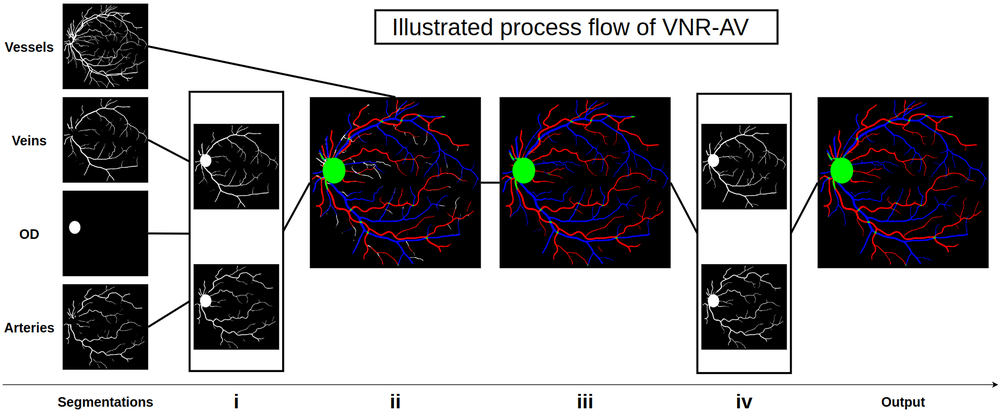
#> input picture links/VNRAVsteps.png, 1000 x 411 px, shrunk from 1871 x 769 before the run
$ python -i gapFillingAV.py   (imports and definitions only)
#> lines starting #> are read from the running program, lines starting #| are printed output that depends on the picture
import os
import sys
import cv2
import sys
import math
import tqdm
import numpy
import scipy
import skimage

def removeSmallPix(img, minPixAreaToKeep=4):
    imgCopy = numpy.copy(img)
    numLabels, labels, stats, centroids = cv2.connectedComponentsWithStats(imgCopy.astype(numpy.uint8), connectivity=8)
    for i in range(1, len(stats)):
        if stats[i, cv2.CC_STAT_AREA] <= minPixAreaToKeep:
            imgCopy[labels == i] = 0
    return imgCopy

def getMutualShortestDistancePairs(firstPList, secondPList):
    distances = scipy.spatial.distance.cdist(firstPList, secondPList, "euclidean")
    maxInt = numpy.iinfo(numpy.int32).max
    distances[distances == 0] = maxInt
    minDistIdx = numpy.argmin(distances, axis=1)
    corList = tuple(zip(numpy.arange(len(minDistIdx)),minDistIdx))
    idxValList = [a for a in corList if any((a == b[::-1]) for b in corList)]
    uniquePairsList = [pair for i, pair in enumerate(idxValList) if pair[::-1] not in idxValList[:i]]
    endPToLink = []
    for e in uniquePairsList:
        endPToLink.append([tuple(firstPList[e[0]]),tuple(firstPList[e[1]])])
    return endPToLink

def getLinePixList(p1, p2):
    x1, y1 = p1
    x2, y2 = p2

    dx = abs(x2 - x1)
    dy = abs(y2 - y1)

    if x1 < x2:
        sx = 1
    else:
        sx = -1

    if y1 < y2:
        sy = 1
    else:
        sy = -1

    err = dx - dy

    linePixList = []
    while True:
        linePixList.append((x1, y1))

        if x1 == x2 and y1 == y2:
            break

        e2 = 2 * err
        if e2 > -dy:
            err -= dy
            x1 += sx
        if e2 < dx:
            err += dx
            y1 += sy

    return linePixList

def checkBranchingConditions(pair, labels, stats, mainLabels, endPointsList, crossPointsList, statsSkeleton, skeleton):
    skeletonCopy = numpy.copy(skeleton)
    assert(len(pair) == 2)
    p1, p2 = pair

    #region does pair's elements are from a similar CC ?
    if labels[p1] == labels[p2]:
        return []
    #endregion

    #region is path length bigger than X pix ?
    pathLength = scipy.spatial.distance.pdist(pair, "chebyshev")[0]
    if pathLength > 15:
        return []

    #region is the connection angle less than 135 degree ?
    if labels[p1] != mainLabels and labels[p2] == mainLabels:
        smallestCCPix = p1
    elif labels[p1] == mainLabels and labels[p2] != mainLabels:
        smallestCCPix = p2
    #Size comparison done on img not on skeleton
    elif stats[labels[p1], cv2.CC_STAT_AREA] < stats[labels[p2], cv2.CC_STAT_AREA]:
        smallestCCPix = p1
    else:
        smallestCCPix = p2

    branchPix = numpy.argwhere(labels==labels[smallestCCPix])
    branchEndP = [(a[0],a[1]) for a in branchPix if any((a == b).all() for b in endPointsList)]
    branchcrossP = [(a[0],a[1]) for a in branchPix if any((a == b).all() for b in crossPointsList)]
    branchEndCrossP = branchEndP+branchcrossP

    branchEndCrossP = [t for t in branchEndCrossP if t not in pair]
    distances = scipy.spatial.distance.cdist([smallestCCPix], branchEndCrossP, "euclidean")
    nearest = branchEndCrossP[numpy.argmin(distances)]

    if smallestCCPix == p1:
        uniquebranchEndCrossP = pair[::-1]+[nearest]
    else:
        uniquebranchEndCrossP = pair+[nearest]

    p1, p2, p3 = uniquebranchEndCrossP #Angle in p2
    assert(p1 != p2 and p2 != p3)
    a = numpy.array([p2[0] - p1[0], p2[1] - p1[1]])
    b = numpy.array([p2[0] - p3[0], p2[1] - p3[1]])

    # Clamp to avoid out of range due to precision loss
    arg = numpy.dot(a, b)/(numpy.linalg.norm(a)*numpy.linalg.norm(b))
    arg = numpy.clip(arg, -1, 1)
    angle = round(math.degrees(math.acos(arg)))

    #acos => angle€[0;180]
    if angle < 135:
        return []
    #endregion

    #region is there already a vessel in the rebranching path ?
    linePixList = getLinePixList(p1, p2)
    linePixList.remove(p1)
    linePixList.remove(p2)

    skeletonCopy = skeletonCopy.astype(numpy.uint8)*255
    sumPath = 0
    for e in linePixList:
        sumPath += skeleton[e] #Does not work for diagonal crossing

    if sumPath > 0:
        return []
    #endregion

    return pair

def propagateBranchWidth(img, startP, kernelSize=2):
    y, x = startP
    imgCopy = numpy.copy(img)
    imgPadded = numpy.pad(imgCopy, pad_width=kernelSize, mode='constant', constant_values=0)
    y += kernelSize
    x += kernelSize
    pattern = imgPadded[x-kernelSize : x+kernelSize+1, y-kernelSize : y+kernelSize+1]
    pattern = numpy.where(pattern == 0, pattern, 255)

    rows, cols = numpy.where(imgPadded == 200)
    for r, c in zip(rows, cols):
        rMin = max(r-kernelSize, 0)
        rMax = min(r+kernelSize+1, imgPadded.shape[0])
        cMin = max(c-kernelSize, 0)
        cMax = min(c+kernelSize+1, imgPadded.shape[1])

        mask = imgPadded[rMin:rMax, cMin:cMax] != 255
        imgPadded[rMin:rMax, cMin:cMax][mask] = pattern[mask]

    imgUnPadded = imgPadded[kernelSize:-kernelSize, kernelSize:-kernelSize]
    imgUnPadded = imgUnPadded.astype(numpy.uint8)
    return imgUnPadded

def gapFilling(img):
    numLabels, labels, stats, _ = cv2.connectedComponentsWithStats(img.astype(numpy.uint8), connectivity=8)
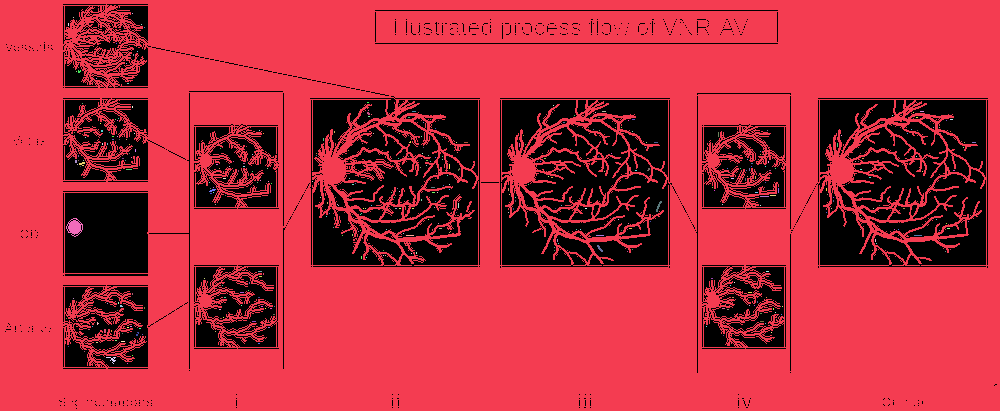
#> labels: shape (411, 1000) int32; 382 distinct labels, from 0 to 381; one colour per label, 0 black
#> numLabels = 382; stats = 382 rows, first 6: [5, 4, 992, 405, 103555], [0, 0, 1000, 411, 306520], [132, 13, 1, 1, 1], [73, 17, 1, 1, 1], [68, 23, 1, 3, 3], [141, 24, 1, 1, 1]
    mainLabels = numpy.argmax(stats[1:, cv2.CC_STAT_AREA])+1
#> mainLabels = 1
    # mainPix = numpy.argwhere(labels == mainLabels)[:, ::-1]

    skeleton = skimage.morphology.skeletonize(img)
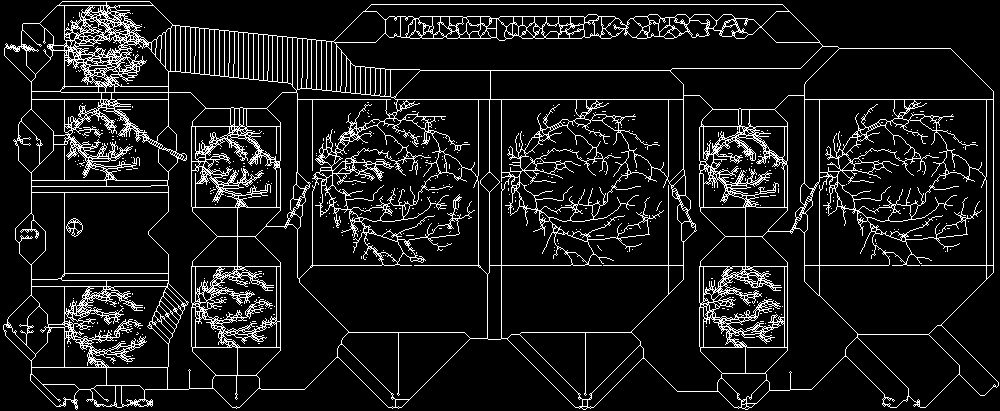
#> skeleton: shape (411, 1000) bool; 10.1% white in thin lines or dots
    kernel = numpy.array([[1, 1, 1], [1, 0, 1], [1, 1, 1]])
    countNeighborsOfAllPix = scipy.signal.convolve2d(skeleton, kernel, mode='same', boundary='fill', fillvalue=0)
    countNeighborsOfOnesPix = numpy.where(skeleton==1, countNeighborsOfAllPix, 0)
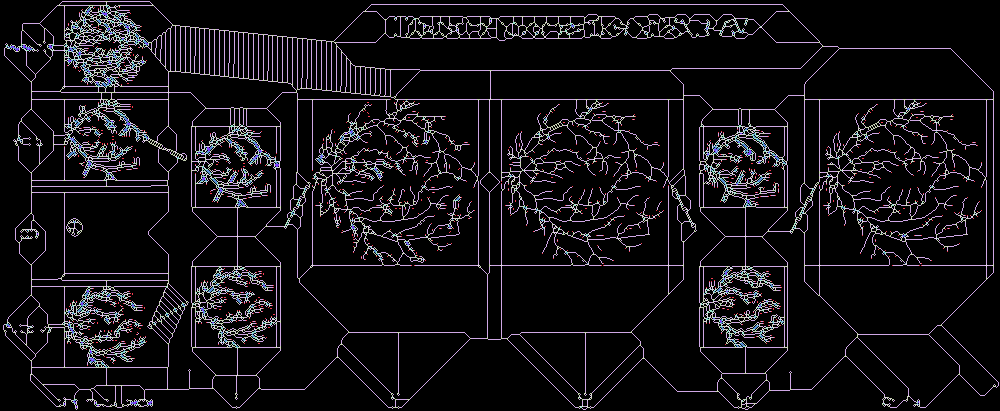
#> countNeighborsOfOnesPix: shape (411, 1000) int64; 9 distinct labels, from 0 to 8; one colour per label, 0 black
    endPointsList = numpy.argwhere(countNeighborsOfOnesPix==1) #y,x format
#> endPointsList = 1244 pairs, first value 7 to 365, second value 64 to 981
    crossPointsList = numpy.argwhere(countNeighborsOfOnesPix==3) #y,x format
#> crossPointsList = 7576 pairs, first value 1 to 408, second value 4 to 995

    _, labelsSkeleton, statsSkeleton, _ = cv2.connectedComponentsWithStats(skeleton.astype(numpy.uint8), connectivity=8)
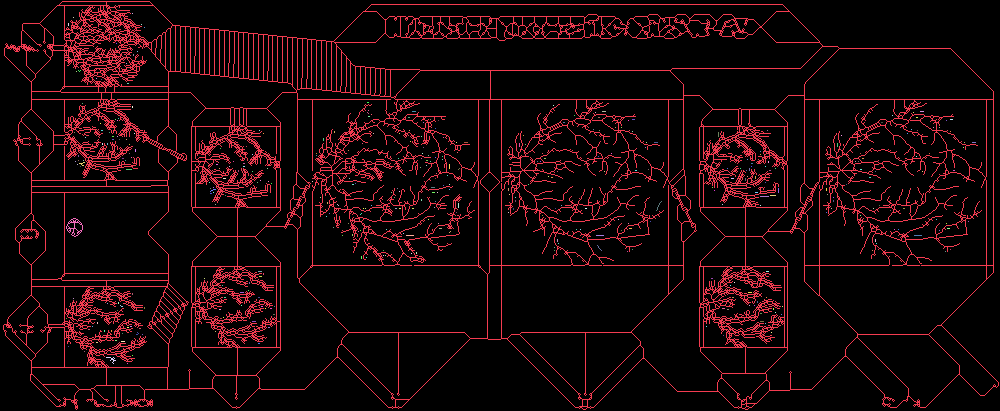
#> labelsSkeleton: shape (411, 1000) int32; 382 distinct labels, from 0 to 381; one colour per label, 0 black
#> statsSkeleton = 382 rows, first 6: [0, 0, 1000, 411, 369590], [3, 1, 996, 409, 40656], [132, 13, 1, 1, 1], [73, 17, 1, 1, 1], [68, 23, 1, 3, 3], [141, 24, 1, 1, 1]
    # mainPixSkeleton = numpy.argwhere(labelsSkeleton == mainLabels)[:, ::-1]
    # mainEndPixSkeleton = numpy.array([a for a in endPointsList if any((a == b).all() for b in mainPixSkeleton)])

    endPToLink = getMutualShortestDistancePairs(endPointsList, endPointsList)
#> in getMutualShortestDistancePairs, `distances[distances == 0] = maxInt`:
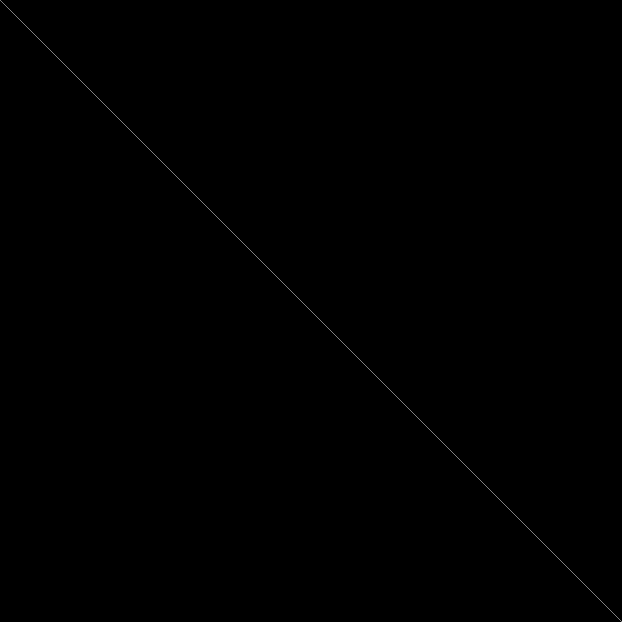
#> distances: shape (1244, 1244) float64 (shown at 1/2 size); min 1, max 2.15e+09, mean 1726615.3; drawn with min black and max white
#> in getMutualShortestDistancePairs, `minDistIdx = numpy.argmin(distances, axis=1)`: minDistIdx = 1244 values, max 1242 at index 1240, min 0 at index 2, mean 620.9
#> in getMutualShortestDistancePairs, `corList = tuple(zip(numpy.arange(len(minDistIdx)),minDistIdx))`: corList = 1244 pairs, first value 0 to 1243, second value 0 to 1242
#> in getMutualShortestDistancePairs, `idxValList = [a for a in corList if any((a == b[::-1]) for b in corLis..`: idxValList = 820 pairs, first value 0 to 1242, second value 0 to 1242
#> in getMutualShortestDistancePairs, `uniquePairsList = [pair for i, pair in enumerate(idxValList) if pair[:..`: uniquePairsList = 410 pairs, first value 0 to 1241, second value 2 to 1242
#> the loop in getMutualShortestDistancePairs, `for e in uniquePairsList:` made 410 passes
#> e on passes 1 to 3: (0, 2), (3, 5), (4, 6)
#> after the loop in getMutualShortestDistancePairs, `for e in uniquePairsList:`: endPToLink = 410 items
#> endPToLink = 410 items

    validPairs = []
    for e in endPToLink:
        pair = checkBranchingConditions(e,labels, stats, mainLabels, endPointsList, crossPointsList, statsSkeleton, skeleton)
        if pair!=[]:
            validPairs.append(pair)
#> this loop made 410 passes
#> after the loop, validPairs = [[(142, 467), (144, 469)], [(186, 778), (188, 778)], [(195, 770), (196, 768)], [(196, 760), (197, 758)], [(207, 458), (209, 457)], [(271, 258), (272, 256)], [(321, 252), (322, 250)], [(356, 104), (357, 106)]]
    # print("valid endPToLink:",len(validPairs),":", validPairs,"\n")

    crossEndPToLink = getMutualShortestDistancePairs(endPointsList, crossPointsList)
#> in getMutualShortestDistancePairs (call 2), `distances = scipy.spatial.distance.cdist(firstPList, secondPList, "euc..`:
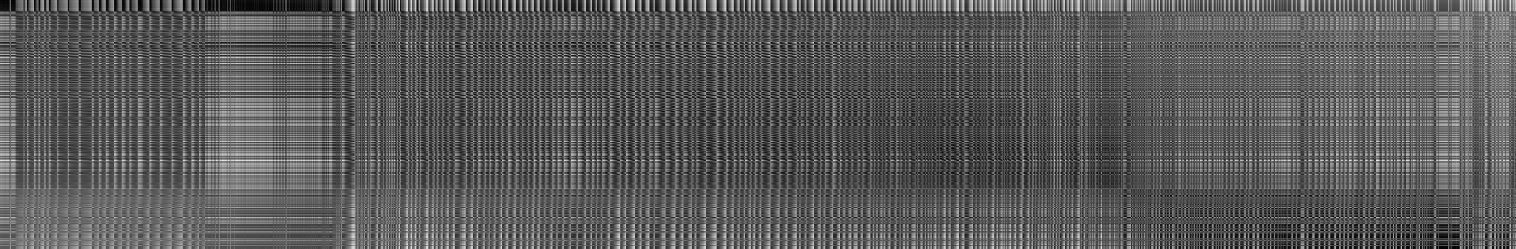
#> distances: shape (1244, 7576) float64 (shown at 1/5 size); min 1, max 995.5, mean 355.3; drawn with min black and max white
#> in getMutualShortestDistancePairs (call 2), `minDistIdx = numpy.argmin(distances, axis=1)`: minDistIdx = 1244 values, max 7272 at index 1243, min 23 at index 1, mean 4324.7
#> in getMutualShortestDistancePairs (call 2), `corList = tuple(zip(numpy.arange(len(minDistIdx)),minDistIdx))`: corList = 1244 pairs, first value 0 to 1243, second value 23 to 7272
#> in getMutualShortestDistancePairs (call 2), `idxValList = [a for a in corList if any((a == b[::-1]) for b in corLis..`: idxValList = []
#> crossEndPToLink = []

    for e in crossEndPToLink:
        pair = checkBranchingConditions(e,labels, stats, mainLabels, endPointsList, crossPointsList, statsSkeleton, skeleton)
        if pair!=[]:
            validPairs.append(pair)
#> this loop made 0 passes
    # [5 lines of commented-out code are left out]
    for vp in validPairs:
        y0,x0 = vp[0]
        y1,x1 = vp[1]
        # cv2.line(skeleton, (x0,y0), (x1,y1) , 255, 1)
        cv2.line(img, (x0,y0), (x1,y1) , 200, 1)
        img = propagateBranchWidth(img, (x1,y1))
#> this loop made 8 passes
#> (y0, x0, y1, x1, y in propagateBranchWidth, x in propagateBranchWidth, rows in propagateBranchWidth, cols in propagateBranchWidth) on passes 2 to 8: (186, 778, 188, 778, 780, 190, [188, 189, 190], [780, 780, 780]), (195, 770, 196, 768, 770, 198, [197, 198, 198], [772, 770, 771]), (196, 760, 197, 758, 760, 199, [198, 199, 199], [762, 760, 761]), (207, 458, 209, 457, 459, 211, [209, 210, 211], [460, 459, 459]), (271, 258, 272, 256, 258, 274, [273, 274, 274], [260, 258, 259]), (321, 252, 322, 250, 252, 324, [323, 324, 324], [254, 252, 253]), (356, 104, 357, 106, 108, 359, [358, 358, 359], [106, 107, 108])
#> (y0, x0, y1, x1, y in propagateBranchWidth, x in propagateBranchWidth) on pass 1: (142, 467, 144, 469, 471, 146)
#> pass 1, in propagateBranchWidth, `imgPadded = numpy.pad(imgCopy, pad_width=kernelSize, mode='constant', ..`:
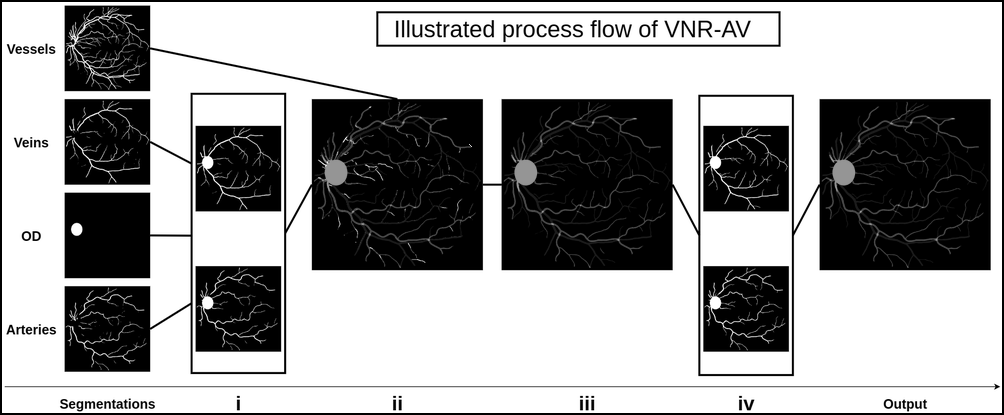
#> imgPadded: shape (415, 1004); min 0, max 255, mean 160.1
        # [8 lines of commented-out code are left out]
    return img

def main(argv):
    inputPath, outputPath = argv[1:3]
    for imgName in tqdm.tqdm(os.listdir(inputPath)):
        img = cv2.imread(os.path.join(inputPath,imgName), cv2.IMREAD_UNCHANGED)
        img = removeSmallPix(img)
        img = gapFilling(img)
        cv2.imwrite(os.path.join(outputPath,imgName), img)

# [2 lines not run here, left out]

>>> import cv2
>>> picture = cv2.imread('../links/VNRAVsteps.png', cv2.IMREAD_GRAYSCALE)
>>> result = gapFilling(picture)
